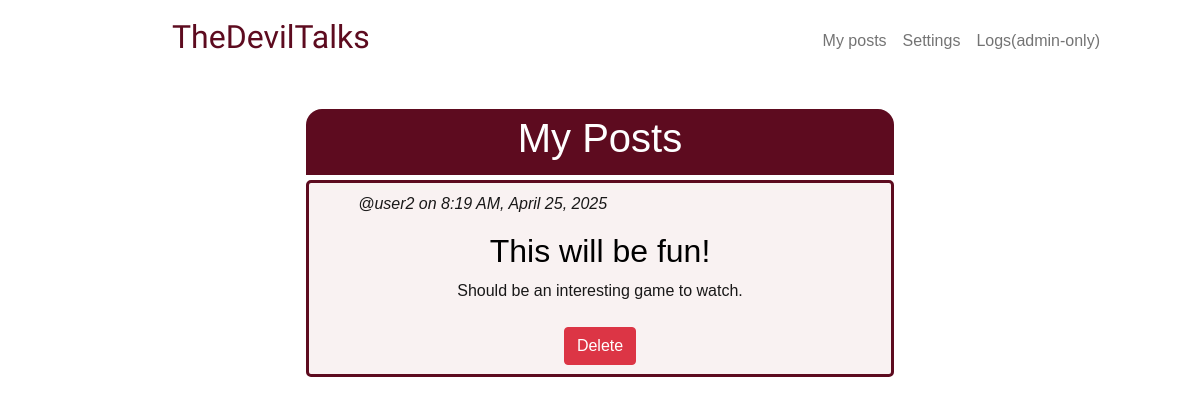
The page /my-posts (signed in) on the database its author committed.
### tables this page shows
CREATE TABLE posts (
    id INTEGER PRIMARY KEY AUTOINCREMENT NOT NULL,
    user_id INTEGER NOT NULL,
    title TEXT NOT NULL, 
    content TEXT NOT NULL,
    time_stamp DATETIME DEFAULT CURRENT_TIMESTAMP,
    FOREIGN KEY (user_id) REFERENCES users(id) ON DELETE RESTRICT
);

CREATE TABLE users (
    id INTEGER PRIMARY KEY AUTOINCREMENT NOT NULL,
    username TEXT UNIQUE NOT NULL,
    hashed_password TEXT NOT NULL,
    joined_at DATETIME NOT NULL DEFAULT CURRENT_TIMESTAMP,
    is_admin BOOLEAN DEFAULT FALSE
);

### app.py (the view)
@app.route("/my-posts", methods=["GET", "POST"])
@login_required
def my_posts():
    fetch_query = """
        WITH user_posts AS (
            SELECT
                posts.id,
                posts.title,
                posts.content,
                posts.time_stamp,
                users.username
            FROM posts
            JOIN users ON posts.user_id = users.id
            WHERE posts.user_id = ?
        )
        SELECT *
        FROM user_posts
        ORDER BY time_stamp DESC;
    """
    if request.method == "POST":
        post_id = request.form.get("post_id")
        db.execute("DELETE FROM posts WHERE id = ? AND user_id = ? ", post_id, session["user_id"])
        user_posts = db.execute(fetch_query, session["user_id"])
        return render_template("my_posts.html", user_posts=user_posts)
    user_posts = db.execute(fetch_query, session["user_id"])
    return render_template("my_posts.html",  user_posts=user_posts)

### app.py (called while the page is built)
def login_required(f):
    @wraps(f)
    def decorated_function(*args, **kwargs):
        if session.get("user_id") is None:
            return redirect("/login")
        return f(*args, **kwargs)
    return decorated_function

@app.template_filter("format_datetime")
def format_datetime(date_time):
    try:
        parsed_date_time = datetime.strptime(date_time, "%Y-%m-%d %H:%M:%S")
        if platform.system() == "Windows":
            format = "%#I:%M %p, %B %d, %Y" # Hashtag instead of '-'
        else:
            format = "%-I:%M %p, %B %d, %Y" # UNIX OS: '-' instead of Hashtag
        return parsed_date_time.strftime(format)
    except Exception:
        return date_time

### templates/my_posts.html (shortened to what this page needs)
{% extends "layout.html" %}
{% block main %}
    <div class="others-post-header">
        <h1> My Posts </h1>
    </div>
    <div>
        {% for post in user_posts %}
            <div class="others-post-container">
                <div class="row">
                    <div class="column left">
                        <p> <i>@{{ post["username"] }} on {{ post["time_stamp"] | format_datetime }}</i></p>
                    </div>
                </div>
                <h2> {{ post["title"] }} </h2>
                <p> {{ post["content"] }} </p>
                <form action="/my-posts" method="post" onsubmit="return confirm('Are you sure you want to delete the post?');">
                    <button type="submit" class="btn btn-danger mt-2">Delete</button>
                </form>
            </div>
        {% endfor %}
    </div>
{% endblock %}

### static/styles.css (style rules this page uses)
h1 { font-size: 40px; }
p { color:rgba(0, 0, 0, 0.9) ; }
* { font-family: Verdana, Geneva, Tahoma, sans-serif; }
.others-post-header { background-color: rgb(93, 11, 31); color: rgb(255, 255, 255); margin: 35px 25% 0 25%; padding: 0.3rem; text-align: center; border-radius: 1rem 1rem 0 0; }
.others-post-container { background-color: rgba(128, 0, 0, 0.05); border: solid; border-width: 3px; border-color: rgb(93, 11, 31); color: rgb(0, 0, 0); margin: 5px 25% 20px 25%; padding: 0.6rem; text-align: center; border-radius: 5px; }
.row { display: flex !important; }
.column { float: left; }
.left { width: 60% !important; }

### rows shown on the page
posts: username "user2", time_stamp "8:19 AM, April 25, 2025", title "This will be fun!", content "Should be an interesting game to watch."
